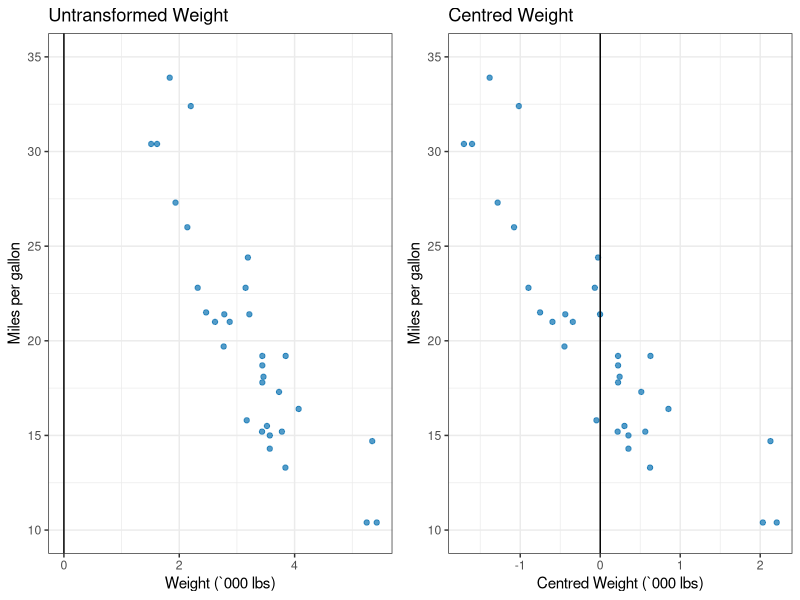
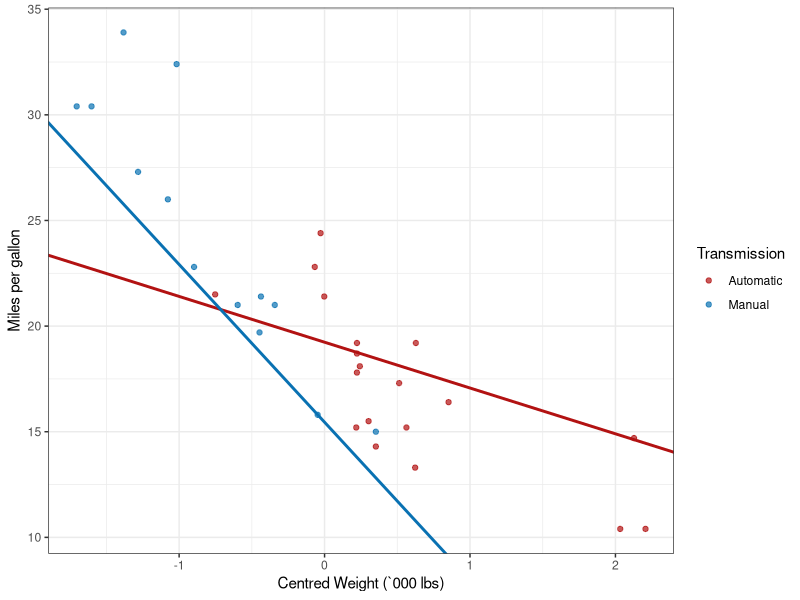

The R source for these figures, in order:
## ---- chunk 1
data(mtcars)
mtcars$am.f <- as.factor(mtcars$am); levels(mtcars$am.f) <- c("Automatic", "Manual")

# Build the model
model <- lm(mpg ~ wt + am.f + wt * am.f, data = mtcars)
summary(model)$coef
## ---- chunk 2
library(ggplot2); library(gridExtra)
g1 <- ggplot(data=mtcars, aes(x=wt, y=mpg)) + 
        geom_point(alpha = 0.7, colour = "#0971B2") +
        ylab("Miles per gallon") + 
        ylim(10, 35) +
        xlab("Weight (`000 lbs)") +
        ggtitle("Untransformed Weight") + 
        geom_vline(xintercept = 0) +
        theme_bw()

mtcars$centred.wt <- mtcars$wt - mean(mtcars$wt)
g2 <- ggplot(data=mtcars, aes(x=centred.wt, y=mpg)) + 
        geom_point(alpha = 0.7, colour = "#0971B2") +
        ylab("Miles per gallon") + 
        ylim(10, 35) +
        xlab("Centred Weight (`000 lbs)") +
        ggtitle("Centred Weight") +  
        geom_vline(xintercept = 0) +
        theme_bw()

grid.arrange(g1, g2, nrow = 1, ncol = 2)
## ---- chunk 3
centred.model <- lm(mpg ~ I(wt - mean(wt)) + am.f + I(wt - mean(wt)) * am.f, data = mtcars)
summary(centred.model)$coef
## ---- chunk 4
library(ggplot2)
gp <- ggplot(data=mtcars, aes(x=centred.wt, y=mpg, colour=am.f)) + 
        geom_point(alpha = 0.7) +
        geom_abline(intercept = coef(centred.model)[1], slope = coef(centred.model)[3], 
                    size = 1, color = "#B21212") +
        geom_abline(intercept = coef(centred.model)[1] + coef(centred.model)[2], 
                    slope = coef(centred.model)[3] + coef(centred.model)[4], 
                    size = 1, color = "#0971B2") +
        scale_colour_manual(name="Transmission",  values =c("#B21212", "#0971B2")) +
        ylab("Miles per gallon") +    
        xlab("Centred Weight (`000 lbs)") +
        theme_bw()
gp
## ---- chunk 5
centred.model.auto <- lm(mpg ~ I(wt - mean(mtcars$wt)), data = mtcars[mtcars$am == 0, ])
centred.model.manual <- lm(mpg ~ I(wt - mean(mtcars$wt)), data = mtcars[mtcars$am == 1, ])
## ---- chunk 6
manual.car <- data.frame(wt = 2.620)
auto.car <- data.frame(wt = 3.570)

# CI for mean
manual.ci <- predict(centred.model.manual, newdata = manual.car, 
                     interval = ("confidence"), level = 0.95)
auto.ci <- predict(centred.model.auto, newdata = auto.car, 
                   interval = ("confidence"), level = 0.95)
## ---- chunk 7
new.cars <- data.frame(wt = 2)

# Prediction interval for new values
manual.predict.ci <- predict(centred.model.manual, newdata = new.cars, 
                             interval = ("prediction"), level = 0.95)
auto.predict.ci <- predict(centred.model.auto, newdata = new.cars, 
                           interval = ("prediction"), level = 0.95)
